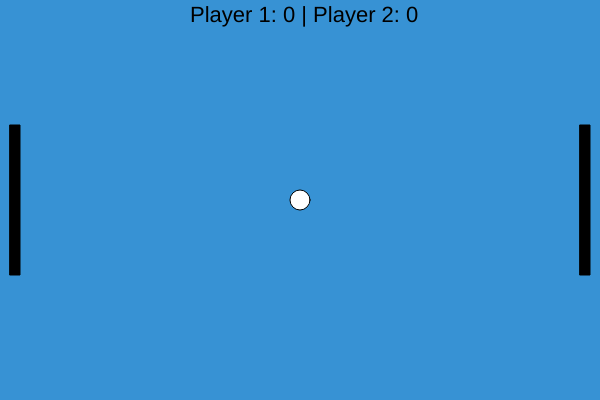
Frame 1 (no input)
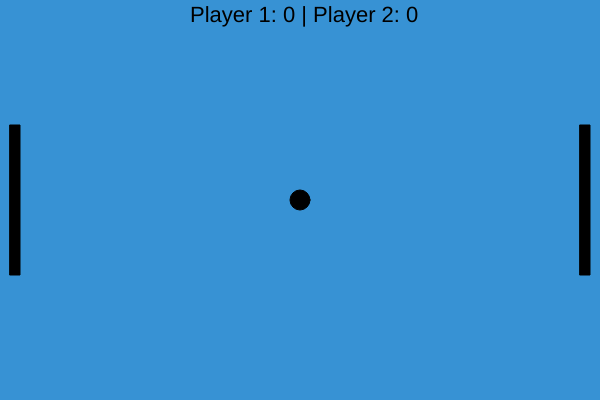
Frame 60 (no input)
Frame 120 (the mouse pressed at the canvas centre since frame 60): identical to frame 60, image omitted

The p5.js sketch that drew these frames (run headless with seeded random() and noise() and a simulated clock; from frame 60 on, the mouse is pressed at the canvas centre):

// p5.js sketch
// ── sketch.js
var nivelDificuldade = Number(window.prompt("Qual a dificuldade você gostaria de jogar? Responda de 1 a 9."));

var largura = 600;
var altura = 400;

var corTabuleiro = "#3792d4";

var corBolinha = 0;
var xBolinha = 300;
var yBolinha = 200;
var dBolinha = 20;
var rBolinha = dBolinha/2;

var velocidadeXBolinha = nivelDificuldade * 2;
var velocidadeYBolinha = nivelDificuldade * 2;

var aRaquete = 150;
var lRaquete = 10;
var vRaquete = nivelDificuldade * 1.5;

var xRaqueteEsquerda = 10;
var yRaqueteEsquerda = ((altura/2) - (aRaquete/2));

var xRaqueteDireita = largura - xRaqueteEsquerda - lRaquete;
var yRaqueteDireita = ((altura/2) - (aRaquete/2));

var pontosEsquerda = 0
var pontosDireita = 0

function setup() {
  createCanvas(largura, altura);
}

function criarTabuleiro(corTabuleiro){
  background(corTabuleiro);
}

function criarBolinha(xBolinha, yBolinha, dBolinha, corBolinha){
  circle(xBolinha, yBolinha, dBolinha);
  fill(corBolinha);
}

function criarRaqueteEsquerda(xRaqueteEsquerda, yRaqueteEsquerda, lRaquete, aRaquete){
  rect(xRaqueteEsquerda, yRaqueteEsquerda, lRaquete, aRaquete);
  
}

function criarRaqueteDireita(xRaqueteDireita, yRaqueteDireita, lRaquete, aRaquete){
  rect(xRaqueteDireita, yRaqueteDireita, lRaquete, aRaquete);
  }

function movimentarBolinha(){
  xBolinha = xBolinha + velocidadeXBolinha;
  yBolinha = yBolinha + velocidadeYBolinha;
}

function movimentarRaqueteEsquerda(){
  if (keyIsDown(87)){
    if(yRaqueteEsquerda >= 0){
      yRaqueteEsquerda = yRaqueteEsquerda - vRaquete;
    }
  }
  if (keyIsDown(83)){
    if (yRaqueteEsquerda <= (altura - aRaquete)){
      yRaqueteEsquerda = yRaqueteEsquerda + vRaquete;
    }
  }
}

function movimentarRaqueteDireita(){
  if (keyIsDown(UP_ARROW)){
    if(yRaqueteDireita >= 0){
      yRaqueteDireita = yRaqueteDireita - vRaquete;
    }
  }
  if (keyIsDown(DOWN_ARROW)){
    if (yRaqueteDireita <= (altura - aRaquete)){
      yRaqueteDireita = yRaqueteDireita + vRaquete;
    }
  }
}

function verificarColisaoBolinhaParede(){
  if (yBolinha >= (altura - rBolinha) || yBolinha < rBolinha){
    velocidadeYBolinha = - velocidadeYBolinha;
    }
}

function verificarColisaoBolinhaRaquete(){
  if(xBolinha-rBolinha>=(xRaqueteEsquerda-lRaquete) && xBolinha-rBolinha<=xRaqueteEsquerda) {
   if(yBolinha>=(yRaqueteEsquerda) && yBolinha<=yRaqueteEsquerda+aRaquete) {
     velocidadeXBolinha = - velocidadeXBolinha;
     xBolinha = xRaqueteEsquerda + lRaquete + 1 + rBolinha;
   }
  }
     if(xBolinha+rBolinha>=(xRaqueteDireita) && xBolinha+rBolinha<=xRaqueteDireita+lRaquete || xBolinha+rBolinha>=(xRaqueteDireita) && xBolinha-rBolinha<=xRaqueteDireita+lRaquete ) {
      if(yBolinha>=(yRaqueteDireita) && yBolinha<=yRaqueteDireita+aRaquete) {
        velocidadeXBolinha = - velocidadeXBolinha;
        xBolinha = xRaqueteDireita - 1 - rBolinha;
      }
    }
}

function incluirPlacar(){
textSize(22);
text("Player 1: "+ pontosEsquerda + " | Player 2: " + pontosDireita, (largura/2)-110, 22);
}

function resetarBolinha(){
  if(xBolinha>=(largura-rBolinha)){
    xBolinha = 300;
    yBolinha = 200;
    pontosEsquerda = pontosEsquerda  + 1;
  }
  if(xBolinha<=rBolinha){
    xBolinha = 300;
    yBolinha = 200;
    pontosDireita = pontosDireita + 1;
  }
}

function draw() {
  criarTabuleiro(corTabuleiro);
  criarBolinha(xBolinha, yBolinha, dBolinha, corBolinha);
  criarRaqueteEsquerda(xRaqueteEsquerda, yRaqueteEsquerda, lRaquete, aRaquete);
  criarRaqueteDireita(xRaqueteDireita, yRaqueteDireita, lRaquete, aRaquete);
  verificarColisaoBolinhaParede();
  movimentarBolinha();
  movimentarRaqueteEsquerda();
  movimentarRaqueteDireita();
  verificarColisaoBolinhaRaquete();
  resetarBolinha();
  incluirPlacar();
}

// Ana Luiza         número:2 
// Turma: 35-DS
